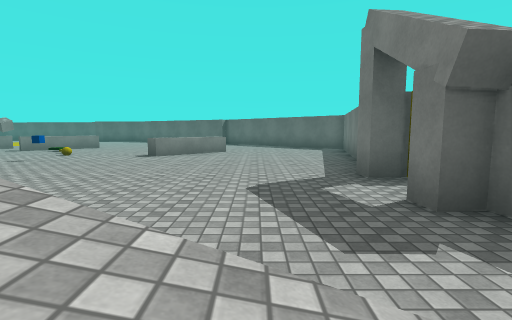
View 1 (above)

22 first-person views from a walk through a Unity game level. The camera is 1.4 m above the floor, tilts 6° down and sees 85° across. The floor is counted in squares, 2 m on a side. Each view is taken from the middle of a square. On the plan, view 1 faces up. The plan holds only what a view shows up to about 9 squares ahead; the rest is blank. The place goes on beyond the plan. The player is left out. Surface patterns are stand-ins for the level's own textures.

View 2
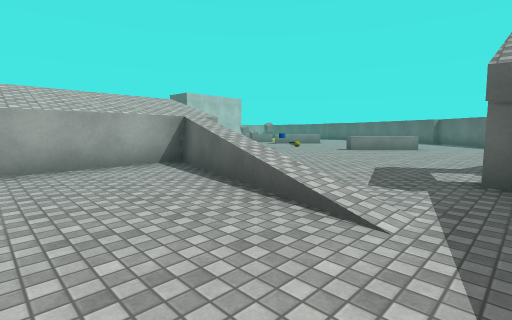

View 3
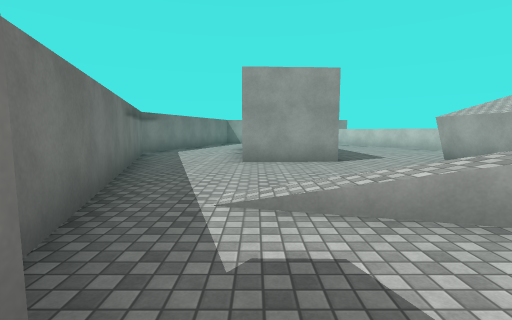

View 4
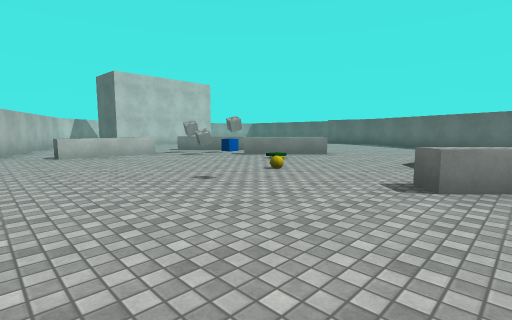

View 5
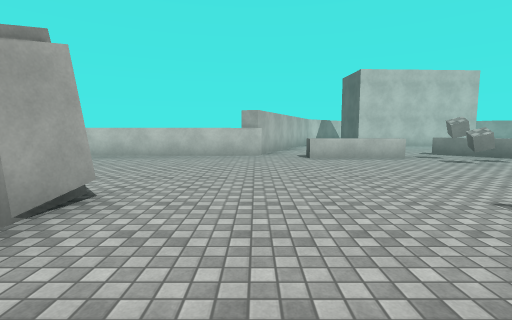

View 6
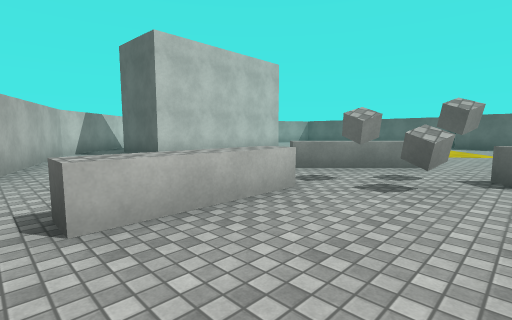

View 7
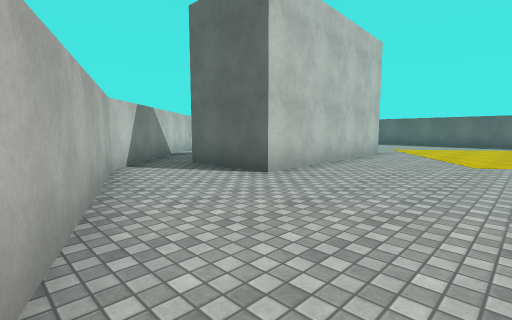

View 8
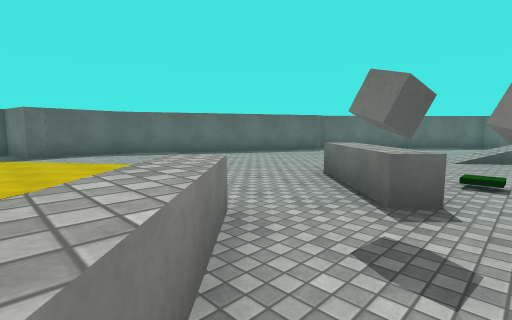

View 9
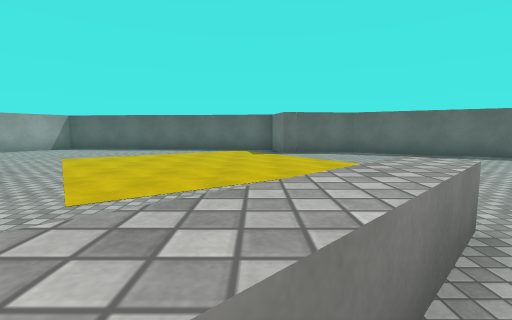

View 10
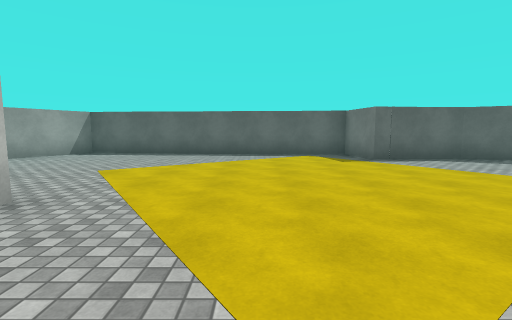

View 11
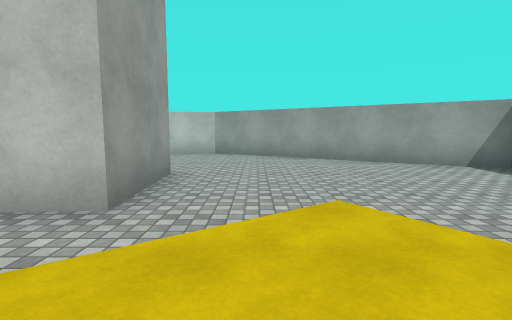

View 12
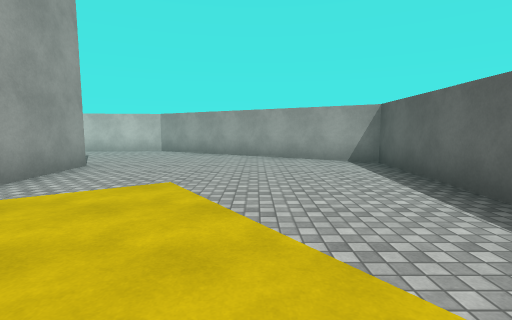

View 13
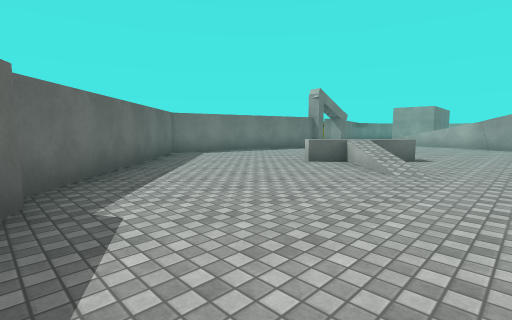

View 14
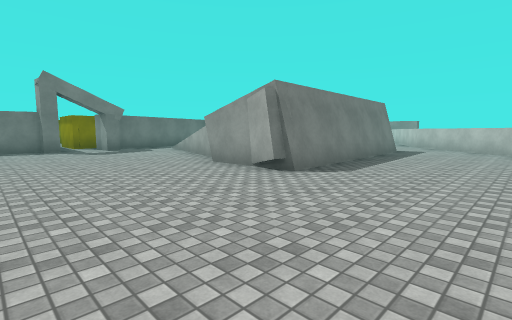

View 15
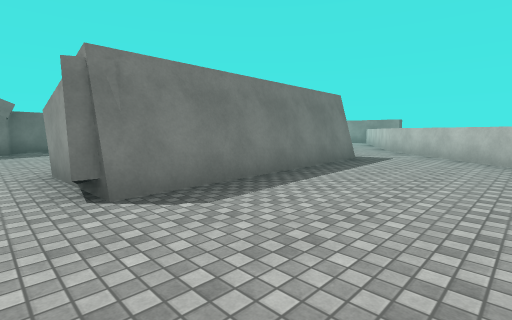

View 16
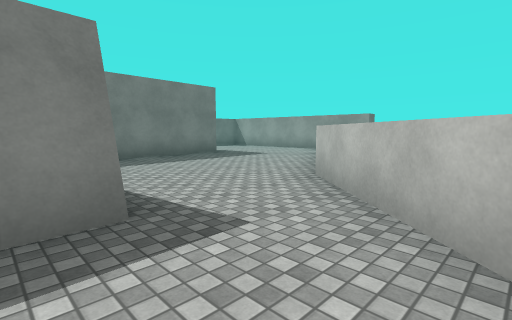

View 17
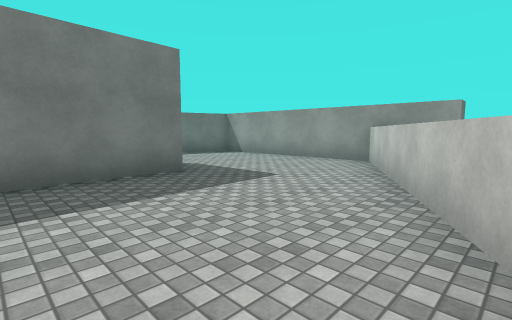

View 18
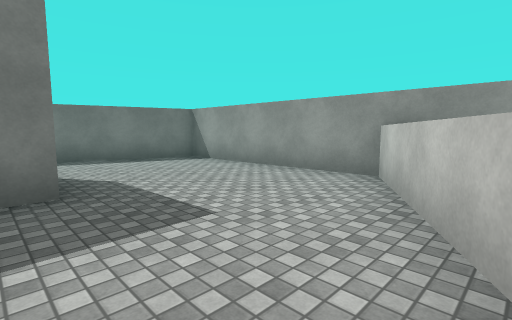

View 19
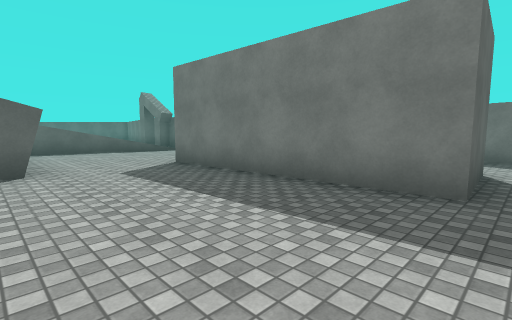

View 20
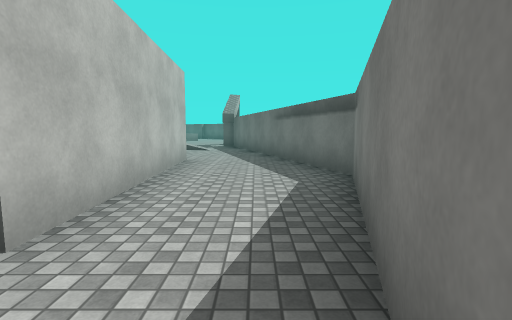

View 21
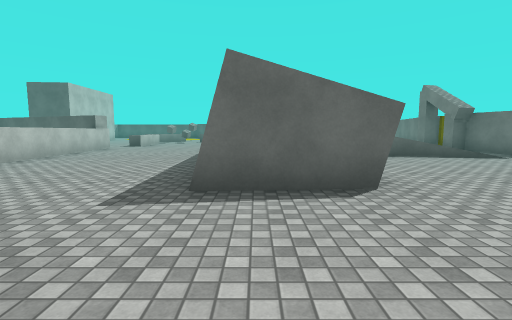

View 22
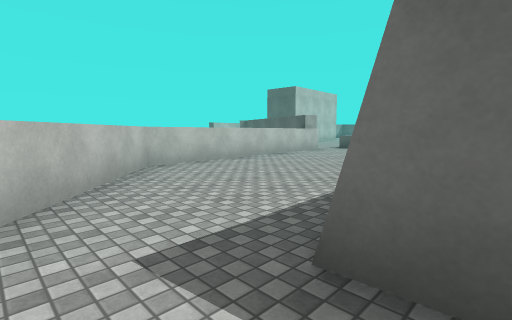

### Floor plan
Key: @ floor where view 1 was taken; # wall or solid block; x gap in a wall; . main floor; : floor 2.25 m higher than the main floor; + floor 2.5 m higher than the main floor; / step, stairs or slope; = window, fence, low wall or low ledge; ^ raised ledge; O other object.
Columns run from 22 left of view 1 to 4 right of it. Each row starts with its distance up from view 1.
 20    ##########
 19    #........#
 18   ##........#####
 17  ##.............###
 16  #................###
 15 ##..................###
 14 #.....................##
 13 #....##................##
 12 #..   #.................##
 11       #.....^..^.........#
 10       #....^^O^..../.....
  9   #..##.....OO.....===...#
  8   ##.............O.=.....#
  7    ##.......^....O.......#
  6     ###.....^............
  5       ####..............O
  4          ###............O
  3            #............O
  2            #....##x ....#
  1            #....#=:##==.##
  0            #....#=:...@..#
 -1            #....# +......#
 -2            #..... +......##
 -3            ##....##.......#
 -4             ##........##..#
 -5              ##.......##..#
 -6               ##......##..#
 -7                ##.....##..#
 -8                 ##....##..#
 -9                  #........#
-10                  ##.......#
-11                   ##.....##
-12                    #.....#
-13                    #######

Positions as (right, up) in squares from view 1, and headings:
1: (0, 0), facing up
2: (2, -2), facing up-left
3: (1, 3), facing down
4: (-2, 4), facing up-left
5: (-3, 4), facing left
6: (-8, 5), facing up-left
7: (-12, 5), facing up-left
8: (-11, 9), facing up-right
9: (-11, 9), facing up
10: (-13, 11), facing up
11: (-13, 15), facing left
12: (-12, 17), facing left
13: (-5, 15), facing down-right
14: (-9, 6), facing down-right
15: (-9, 3), facing down-right
16: (-8, -3), facing down-right
17: (-5, -6), facing down-right
18: (-4, -8), facing down-right
19: (-4, -9), facing up-right
20: (3, -10), facing up
21: (-5, -7), facing up
22: (-5, -5), facing up-left
